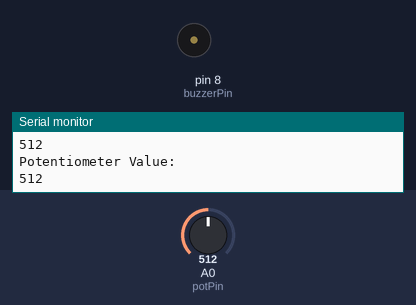
Bench run of a sketch on a simulated Arduino Uno, built with avr-gcc and run on an emulated ATmega328P. Shown: buzzer (waves = sounding, pin HIGH), the last lines printed to the serial monitor. Inputs (shaded band) come from the test bench; at power-on: A0 (potPin) = 512.

Above: at 1.8 s.
1.9 s: A0 (potPin) set to 530
At 3.2 s:
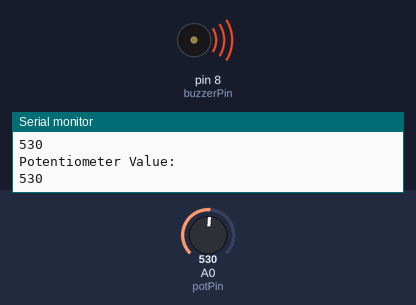
3.5 s: A0 (potPin) set to 511
At 4.8 s:
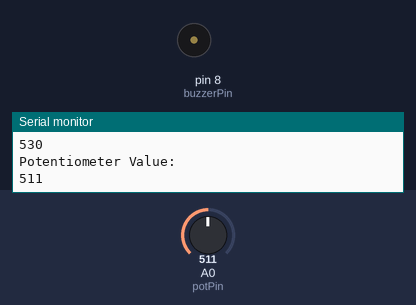
5.5 s: A0 (potPin) set to 716
At 6.4 s:
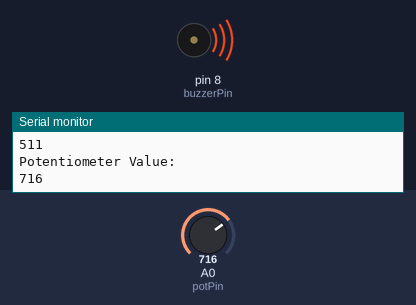
Timing chart, 0 to 8.5 s (numbered marks = the images above; inputs shaded):
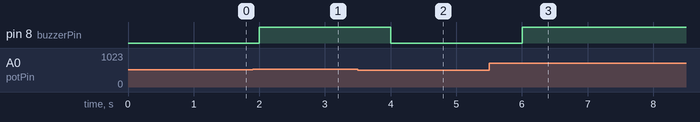

The sketch:

slider.ino
```cpp
const int potPin = A0;    // Analog for the potentiometer
const int buzzerPin = 8;  // Digital for the buzzer

void setup() {
  pinMode(buzzerPin, OUTPUT);
  Serial.begin(9600);
}

void loop() {
  int potValue = analogRead(potPin);        // Read the analog value from the potentiometer
  int volume = map(potValue, 0, 1023, 0, 255);  // Map the potentiometer

  analogWrite(buzzerPin, volume);  // PMW the buzzer

  Serial.println("Potentiometer Value: ");
  Serial.println(potValue);

  delay(1000);
}
```

Measured:
- the behaviour switches between 513 and 514 on A0 (potPin) (found by bisection; images 0 and 1)
- after the input at 1.9 s, pin 8 (buzzerPin): LOW → HIGH after 0.10 s
- after the input at 3.5 s, pin 8 (buzzerPin): HIGH → LOW after 0.50 s
- after the input at 5.5 s, pin 8 (buzzerPin): LOW → HIGH after 0.50 s
